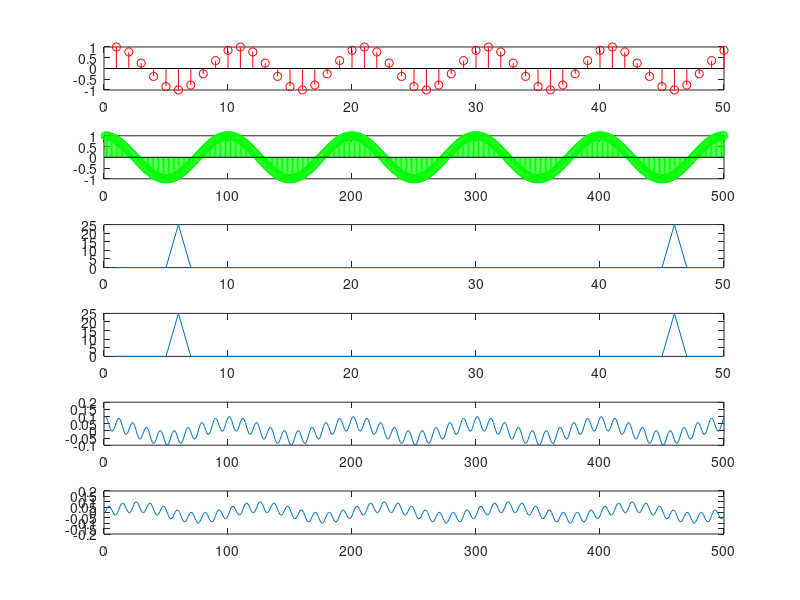

MATLAB code for this plot:
clear all ;
close all;


fc = 50;
fc2 = 5000;
%fs = 200;
Tc =1/fc2;
%Ts =1/fs;
t = [1: 1: 500];

x = cos(2*pi*fc*t*Tc);
%stem(x);
y = x(1:10:end);
subplot(611);
stem(y, 'r');
subplot(612);
stem(x, 'g');
Y = (fft(y));
subplot(613);
plot(abs(Y));

F = [ones(1,50)];
Out =abs(F.*Y);
subplot(614);
plot(Out);
Out1 = [Out, zeros(1,450)];
ReSig = ifft(Out1);
subplot(615);

plot(real(ReSig));
%plot(x);
subplot(616);
plot(imag(ReSig));
%plot();
%subplot(313);
%plot(fftshift(y,500));